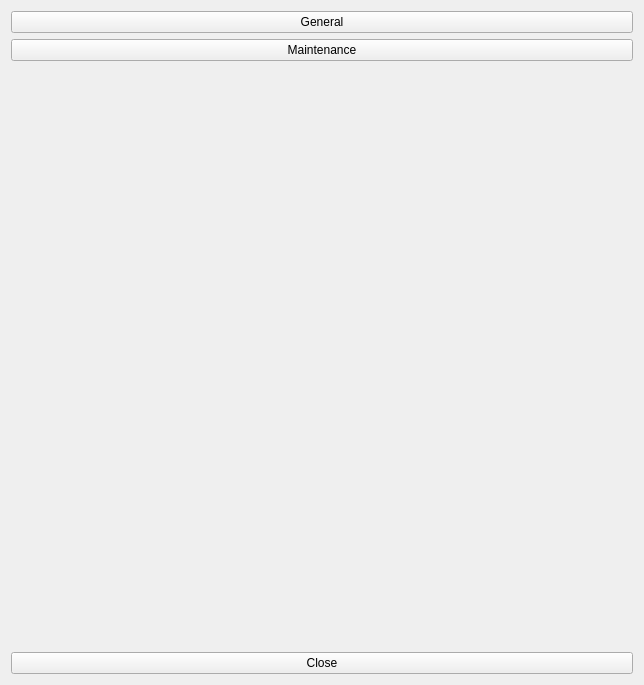
<?xml version="1.0" encoding="UTF-8"?>
    <ui version="4.0">
     <class>ECVTCategory</class>
     <widget class="QWidget" name="ECVTCategory">
      <property name="geometry">
       <rect>
        <x>0</x>
        <y>0</y>
        <width>644</width>
        <height>685</height>
       </rect>
      </property>
      <property name="windowTitle">
       <string>Form</string>
      </property>
      <layout class="QGridLayout">
           <item row = "0" column = "0" >
    <widget class="QPushButton" name="btn_general">
     <property name="text">
      <string>General</string>
     </property>
     <property name="checkable">
      <bool>true</bool>
     </property>
    </widget>
   </item>
   <item row = "1" column = "0" >
    <widget class="QPushButton" name="btn_maintenance">
     <property name="text">
      <string>Maintenance</string>
     </property>
     <property name="checkable">
      <bool>true</bool>
     </property>
    </widget>
   </item>
   <item row="3" column="0">
    <spacer>
     <property name="orientation">
      <enum>Qt::Vertical</enum>
     </property>
     <property name="sizeHint" stdset="0">
      <size>
       <width>88</width>
       <height>351</height>
      </size>
     </property>
    </spacer>
   </item> 
      <item row="4" column="0">
    <widget class="QPushButton" name="btn_close">
     <property name="text">
      <string>Close</string>
     </property>
     <property name="checkable">
      <bool>false</bool>
     </property>
    </widget>
   </item>
      </layout>
     </widget>
     <resources/>
     <connections/>
    </ui>
    
